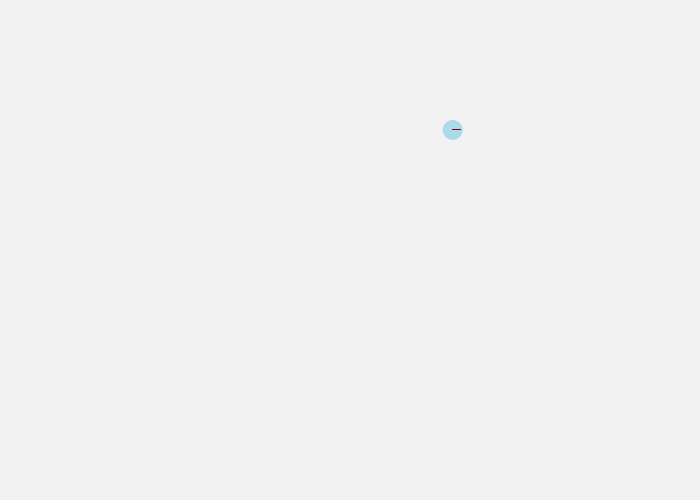
Frame 1 (no input)
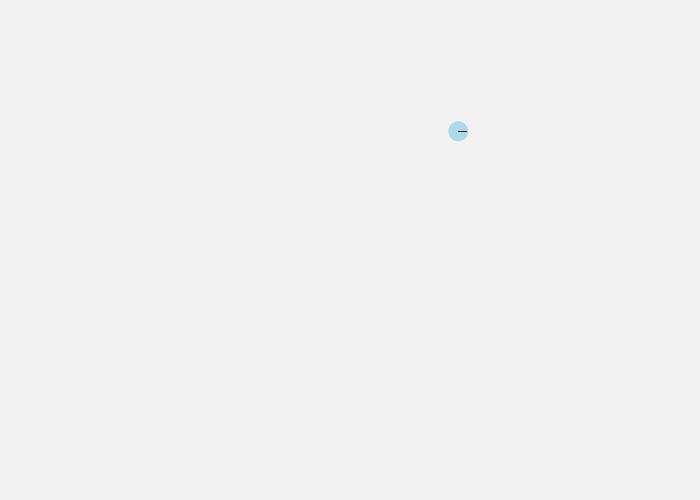
Frame 60 (the mouse pressed at the canvas centre just before this capture)
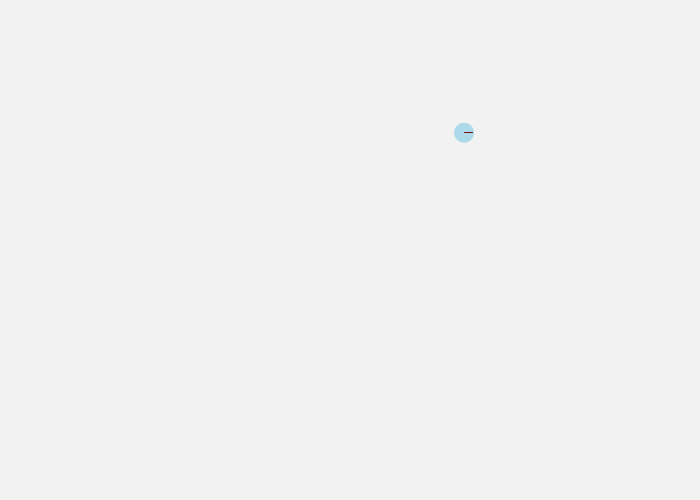
Frame 120 (the mouse held since frame 60 and released just before this capture)

The Processing sketch that drew these frames (run headless with seeded random() and noise(); from frame 60 on, the mouse is pressed at the canvas centre):

// Processing sketch: noc_searchingCreatures
// ── noc_searchingCreatures.pde
/*

 Nature of Code - Experiments in Simple Motion: Searching Creatures. 
 
 4th February 2012
 
 Paul May
 paulmay.org
 
 */

ArrayList<Creature> allCreatures;
ArrayList<Obstacle> allObstacles;

Creature cre;
color[] colours = {
  #F2f2f2, #ADDAEA, #cccccc, #FAFAFA, #6F0D0D, #E8E8E8
};

void setup() {
  smooth();
  size(700, 500);
  background(colours[0]);
  cre = new Creature();
  cre.create();
  cre.update();
  cre.render();
}



void draw() {
  background(colours[0]);
  cre.update();
  cre.render();
}


// ── creature.pde
class Creature {
  PVector location;
  PVector velocity;
  PVector acceleration;

  Creature() {
  }

  void create() {
    location = new PVector(random(width), random(height));
    velocity= new PVector(random(0, 0.1), random(0, 0.1));
  }

  void render() {
    noStroke();
    fill(colours[1]);
    ellipseMode(CENTER);
    ellipse(0, 0, 20, 20);
    stroke(colours[4]);
    line(0, 0, 8, 0);
  }

  void update() {

    translate(location.x, location.y);
    location.add(velocity);
  }
}


// ── obstacle.pde
class Obstacle {
  PVector location;
  PVector velocity;
  PVector acceleration;

  Obstacle() {
  }

  void create() {
    location = new PVector(random(width), random(height));
  }

  void render() {
    noStroke();
    fill(colours[4]);
    ellipseMode(CENTER);
    ellipse(0, 0, 40, 40);
  }
  
  
}
